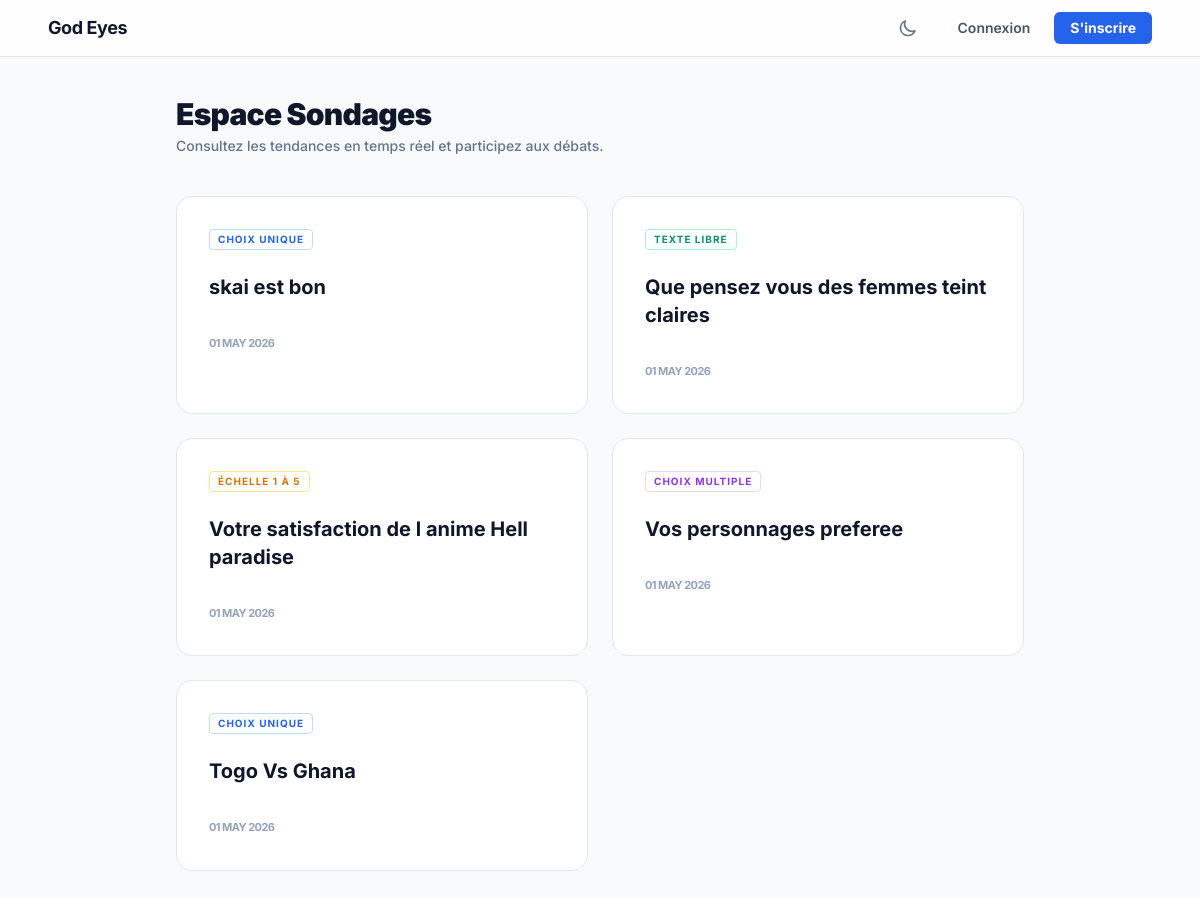
The page / on the database its author committed.
### polls/models.py (models this page shows, shortened)
class Poll(models.Model):
    SINGLE   = 'single'
    MULTIPLE = 'multiple'
    RATING   = 'rating'
    TEXT     = 'text'
    POLL_TYPES = [
        (SINGLE,   'Choix unique'),
        (MULTIPLE, 'Choix multiple'),
        (RATING,   'Échelle 1 à 5'),
        (TEXT,     'Texte libre'),
    ]
    poll_type = models.CharField(max_length=20, choices=POLL_TYPES, default=SINGLE)
    question = models.CharField(max_length=255)
    created_at = models.DateTimeField(auto_now_add=True)
    is_active = models.BooleanField(default=True)

### polls/views.py (the view)
# urls.py: path('', views.poll_list, name='list'),
def poll_list(request):
    polls = Poll.objects.all().order_by('-is_active', '-created_at')
    user_voted_polls = []
    if request.user.is_authenticated:
        user_voted_polls = Vote.objects.filter(user=request.user).values_list('poll_id', flat=True).distinct()
    return render(request, 'polls/list.html', {
        'polls': polls,
        'user_voted_polls': list(user_voted_polls)
    })

### polls/templates/polls/list.html (shortened to what this page needs)
{% extends 'polls/base.html' %}
{% block content %}
<div class="mb-10 flex flex-col md:flex-row md:items-end justify-between gap-4">
    <div class="space-y-1">
        <h1 class="text-3xl font-black text-slate-900 dark:text-white tracking-tight">Espace Sondages</h1>
        <p class="text-slate-500 dark:text-slate-400 text-sm font-medium">Consultez les tendances en temps réel et participez aux débats.</p>
    </div>
</div>
{% if polls %}
    <div class="grid grid-cols-1 md:grid-cols-2 gap-6">
        {% for poll in polls %}
            <a href="{% url 'polls:detail' poll.id %}"
               class="group relative bg-white dark:bg-slate-800 p-8 rounded-2xl border border-slate-200 dark:border-slate-800 hover:border-brand-600 dark:hover:border-brand-600 transition-all duration-300 {% if not poll.is_active %}opacity-75{% endif %}">
                <div class="flex justify-between items-start mb-6">
                    <div class="flex gap-2">
                        <span class="text-[10px] font-bold uppercase tracking-widest px-2 py-0.5 rounded border
                            {% if poll.poll_type == 'single' %}border-blue-200 text-blue-600 dark:border-blue-800/50 dark:text-blue-400
                            {% elif poll.poll_type == 'multiple' %}border-purple-200 text-purple-600 dark:border-purple-800/50 dark:text-purple-400
                            {% elif poll.poll_type == 'rating' %}border-amber-200 text-amber-600 dark:border-amber-800/50 dark:text-amber-400
                            {% else %}border-emerald-200 text-emerald-600 dark:border-emerald-800/50 dark:text-emerald-400{% endif %}">
                            {{ poll.get_poll_type_display }}
                        </span>
                    </div>
                </div>
                <h3 class="text-xl font-bold text-slate-900 dark:text-white mb-2 leading-snug group-hover:text-brand-600 transition-colors">{{ poll.question }}</h3>
                <div class="mt-8 flex items-center justify-between">
                    <p class="text-[11px] font-bold text-slate-400 uppercase tracking-tighter">{{ poll.created_at|date:"d F Y" }}</p>
                </div>
            </a>
        {% endfor %}
    </div>
{% endif %}
{% endblock %}

### polls/templates/polls/base.html (style rules this page uses)
body { font-family: 'Inter', sans-serif; }

### rows shown on the page
Poll: poll_type "CHOIX UNIQUE", question "skai est bon", created_at "01 MAY 2026"
Poll: poll_type "TEXTE LIBRE", question "Que pensez vous des femmes teint claires", created_at "01 MAY 2026"
Poll: poll_type "ÉCHELLE 1 À 5", question "Votre satisfaction de l anime Hell paradise", created_at "01 MAY 2026"
Poll: poll_type "CHOIX MULTIPLE", question "Vos personnages preferee", created_at "01 MAY 2026"
Poll: poll_type "CHOIX UNIQUE", question "Togo Vs Ghana", created_at "01 MAY 2026"
